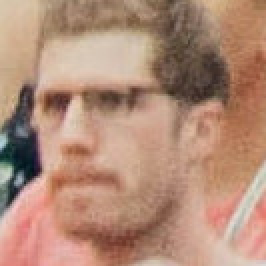
//> input picture exercicio_22/pessoa.jpg, 133 x 133 px (shown 2 times larger)
$ ./momentos-regioes-2 pessoa.jpg localizacao.png   (built with g++ and OpenCV 4)
//> lines starting //> are read from the running program, lines starting //| are printed output that depends on the picture
#include <iostream>
#include <vector>
#include <cmath>
#include <opencv2/opencv.hpp>

int main(int argc, char* argv[]) {
  if (argc < 3) {
    std::cerr << "Usage: " << argv[0] << " <template_image> <target_image>" << std::endl;
    return -1;
  }

  // Carrega as imagens fornecidas nos argumentos
  cv::Mat templateImage = cv::imread(argv[1], cv::IMREAD_GRAYSCALE);
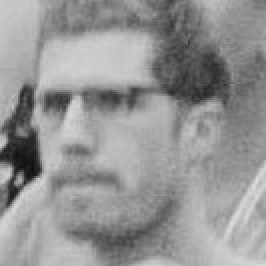
//> templateImage: 133 rows x 133 cols, CV_8UC1 (shown 2 times larger); min 14, max 220, mean 148.7
  cv::Mat targetImage = cv::imread(argv[2], cv::IMREAD_GRAYSCALE);
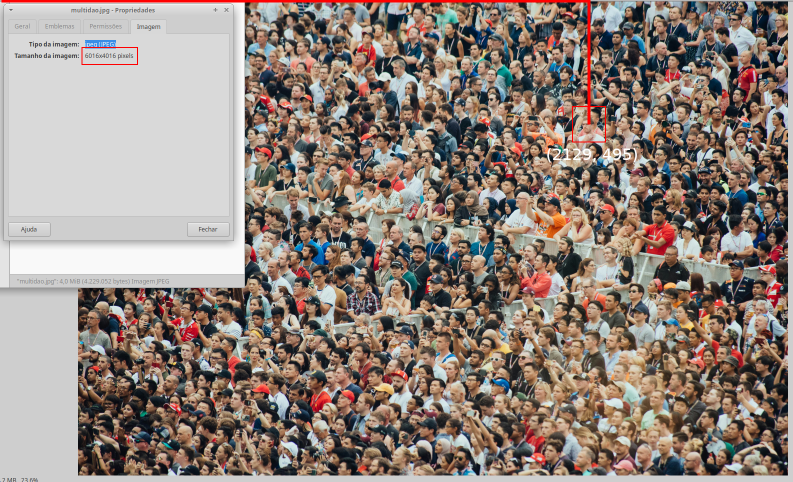
//> input picture exercicio_22/localizacao.png, 1585 x 963 px (shown at 1/2 size)
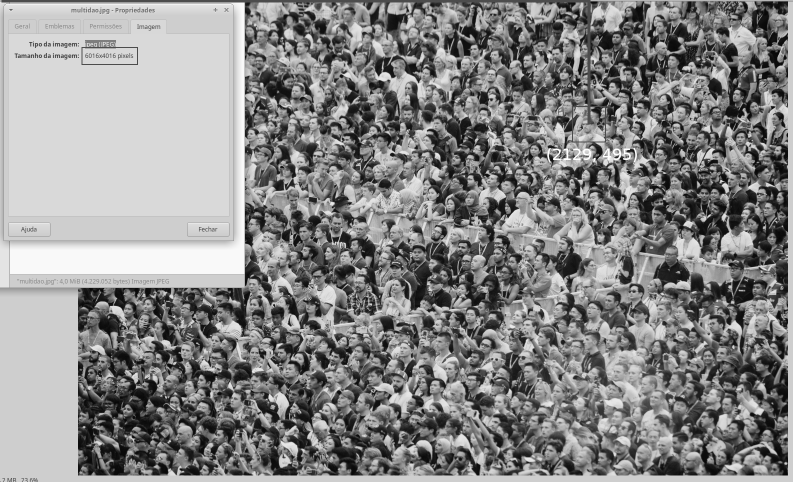
//> targetImage: 963 rows x 1585 cols, CV_8UC1 (shown at 1/2 size); min 6, max 255, mean 135.8

  if (templateImage.empty() || targetImage.empty()) {
    std::cerr << "Error: Could not load one or both images." << std::endl;
    return -1;
  }

  // Redimensiona as imagens para melhorar o desempenho
  cv::resize(templateImage, templateImage, cv::Size(), 0.5, 0.5);
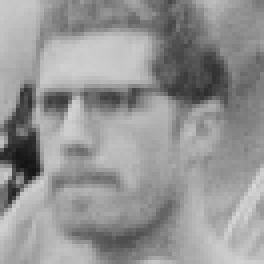
//> templateImage: 66 rows x 66 cols, CV_8UC1 (shown 4 times larger); min 20, max 215, mean 148.6
  cv::resize(targetImage, targetImage, cv::Size(), 0.5, 0.5);
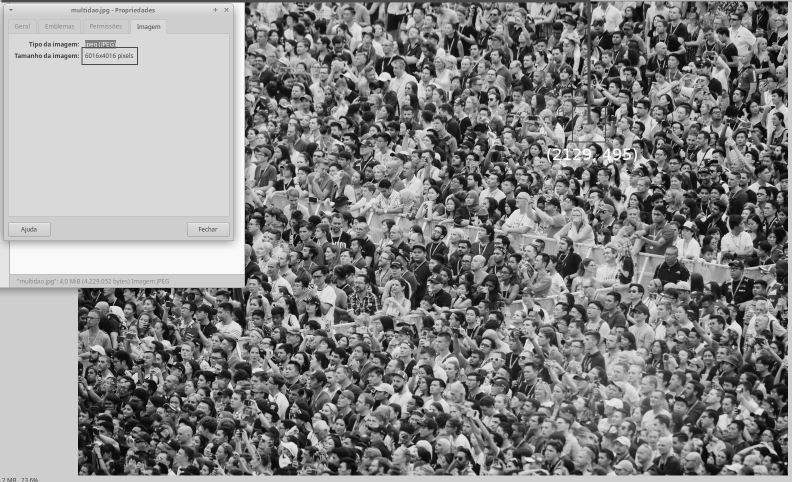
//> targetImage: 482 rows x 792 cols, CV_8UC1; min 6, max 255, mean 135.9

  // Detecta o template na imagem alvo
  cv::Mat result;
  cv::matchTemplate(targetImage, templateImage, result, cv::TM_CCOEFF_NORMED);
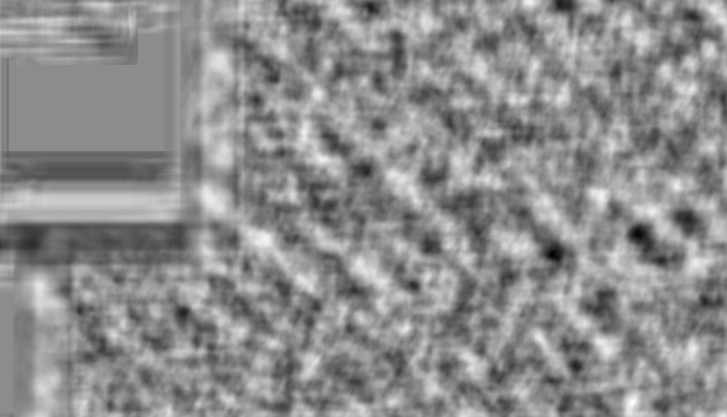
//> result: 417 rows x 727 cols, CV_32FC1; min -0.404, max 0.327, mean 0.00123; drawn with min black and max white

  // Encontra a posição com maior correspondência
  double minVal, maxVal;
  cv::Point minLoc, maxLoc;
  cv::minMaxLoc(result, &minVal, &maxVal, &minLoc, &maxLoc);
//> minVal = -0.404; maxVal = 0.327; minLoc = Point(552, 254); maxLoc = Point(631, 402)

  // Calcula o retângulo correspondente ao template
  cv::Rect matchRect(maxLoc.x, maxLoc.y, templateImage.cols, templateImage.rows);
//> matchRect = Rect(631, 402, 66, 66)

  // Mostra os resultados no terminal
  std::cout << "Position of template (x, y): (" << maxLoc.x << ", " << maxLoc.y << ")" << std::endl;
//| Position of template (x, y): (631, 402)

  // Recorta a região correspondente ao template encontrado
  cv::Mat croppedResult = targetImage(matchRect);
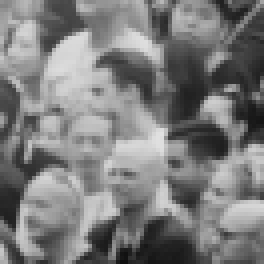
//> croppedResult: 66 rows x 66 cols, CV_8UC1 (shown 4 times larger); min 15, max 225, mean 123.7

  // Salva somente a parte correspondente ao template encontrado
  cv::imwrite("resultado.jpg", croppedResult);

  // Exibe a imagem processada (opcional, pode ser removido para execução em modo headless)
  cv::imshow("Matched Image", croppedResult);
  cv::waitKey(0);

  return 0;
}
